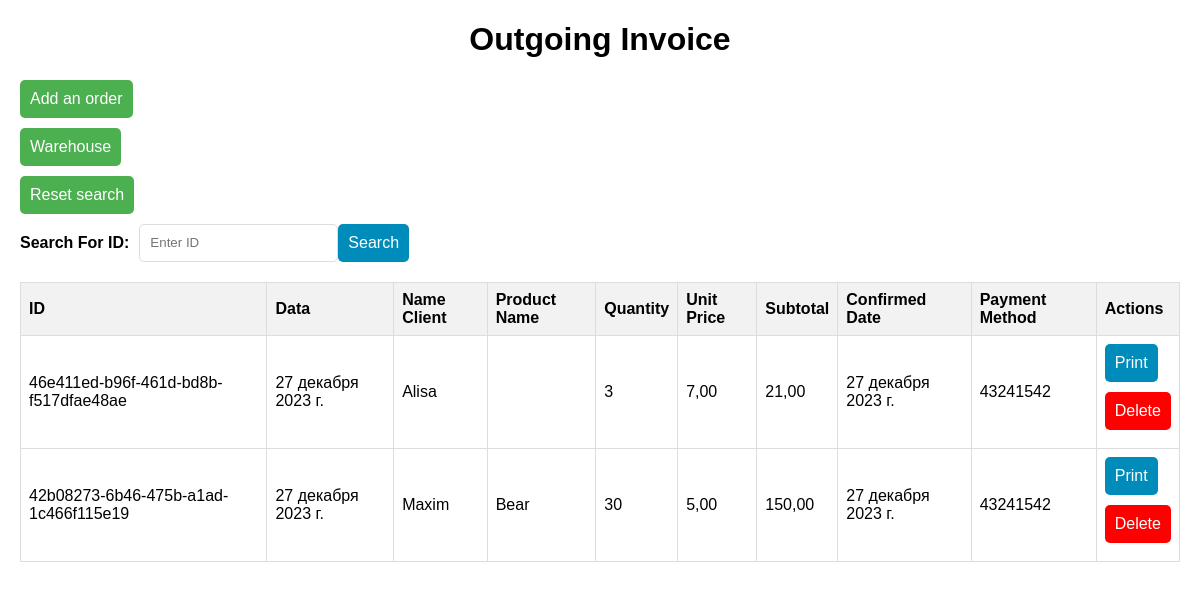
The app's page /order_list/ with its own data.
### main/models.py (models this page shows, shortened)
class Order(models.Model):
    order_id = models.UUIDField(primary_key=True, default=uuid.uuid4, editable=False)
    product = models.ForeignKey(Inventory, on_delete=models.SET_NULL, null=True, related_name='orders')
    order_date = models.DateField(null=False, auto_now_add=True, editable=False)
    name_client = models.CharField(max_length=255, null=False)
    quantity = models.IntegerField(null=False, default=1)
    unit_price = models.DecimalField(max_digits=10, decimal_places=2, null=False, editable=False)
    subtotal = models.DecimalField(max_digits=10, decimal_places=2, null=False)

class Invoice(models.Model):
    invoice_id = models.AutoField(primary_key=True)
    order = models.ForeignKey(Order, on_delete=models.CASCADE, related_name="invoices")
    confirmed_date = models.DateField(auto_now_add=True, null=False)
    payment_method = models.CharField(max_length=255, null=False)

class Inventory(models.Model):
    inventory_id = models.UUIDField(primary_key=True, default=uuid.uuid4, editable=False)
    name = models.CharField(max_length=255, null=False)
    quantity = models.IntegerField(null=False)
    cost = models.DecimalField(max_digits=10, decimal_places=2, null=False)
    subtotal = models.DecimalField(max_digits=10, decimal_places=2, null=False)
    entry_date = models.DateField(null=False, auto_now_add=True)

### main/views.py (the view)
# urls.py: path('order_list/', list_Order, name='list_Order'),
def list_Order(request):
    orders_invoices = Order.objects.prefetch_related('invoices').all()
    return render(request, 'main/List_Order.html', {'orders_invoices': orders_invoices})

### main/templates/main/List_Order.html (shortened to what this page needs)
<!DOCTYPE html>
<html lang="en">
<head>
</head>
<body>
<h1>Outgoing Invoice</h1>
<form method="get" action="{% url 'create_order' %}">
    <button class="add-order-button" type="submit">Add an order</button>
</form>
<form method="get" action="{% url 'List_inventory' %}">
    <button class="warehouse-button" type="submit">Warehouse</button>
</form>
<form class="reset-form" method="get" action="{% url 'list_Order' %}">
    <button class="reset-button" type="submit">Reset search</button>
</form>
<form class="search-form" method="get" action="{% url 'search_orders' %}">
    <label for="search_id">Search For ID:</label>
    <input type="text" id="search_id" name="search_id" placeholder="Enter ID">
    <button class="search-button" type="submit">Search</button>
</form>
<table>
    <thead>
        <tr>
            <th>ID</th>
            <th>Data</th>
            <th>Name Client</th>
            <th>Product Name</th>
            <th>Quantity</th>
            <th>Unit Price</th>
            <th>Subtotal</th>
            <th>Confirmed Date</th>
            <th>Payment Method</th>
            <th>Actions</th>
        </tr>
    </thead>
    <tbody>
        {% for order in orders_invoices %}
            <tr>
                <td>{{ order.order_id }}</td>
                <td>{{ order.order_date }}</td>
                <td>{{ order.name_client }}</td>
                <td>{{ order.product.name }}</td>
                <td>{{ order.quantity }}</td>
                <td>{{ order.unit_price }}</td>
                <td>{{ order.subtotal }}</td>
                {% for invoice in order.invoices.all %}
                    <td>{{ invoice.confirmed_date }}</td>
                    <td>{{ invoice.payment_method }}</td>
                {% endfor %}
                <td>
                    <form method="get" action="{% url 'print_document' order_id=order.order_id %}" target="_blank">
                        <button class="print-button" type="submit">Print</button>
                    </form>
                    <form method="post" action="{% url 'delete_order' order_id=order.order_id %}">
                        <button class="delete-button" type="submit">Delete</button>
                    </form>
                </td>
            </tr>
        {% endfor %}
    </tbody>
</table>
</body>
</html>

### main/templates/main/List_Order.html (style rules this page uses)
body { font-family: Arial, sans-serif; margin: 20px; }
h1 { text-align: center; }
table { width: 100%; border-collapse: collapse; margin-top: 20px; }
th, td { border: 1px solid #ddd; padding: 8px; text-align: left; }
th { background-color: #f2f2f2; }
form { margin-bottom: 10px; }
button { cursor: pointer; padding: 10px; border: none; border-radius: 5px; font-size: 16px; }
.add-order-button, .warehouse-button { background-color: #4CAF50; color: #fff; }
.print-button { background-color: #008CBA; color: #fff; }
.delete-button { background-color: #FF0000; color: #fff; }
.search-form { display: flex; margin-bottom: 20px; }
.search-form label { margin-right: 10px; font-weight: bold; margin-top: 10px; vertical-align: middle; display: inline-block; }
.search-form input { padding: 10px; border: 1px solid #ddd; border-radius: 5px; }
.search-form .search-button { background-color: #008CBA; color: #fff; border: none; cursor: pointer; }
.reset-form { display: flex; }
.reset-form .reset-button { background-color: #4CAF50; color: #fff; border: none; padding: 10px; border-radius: 5px; cursor: pointer; }

### records on screen
Order: order_id "46e411ed-b96f-461d-bd8b-f517dfae48ae", order_date "27 декабря 2023 г.", name_client "Alisa", quantity "3", unit_price "7,00", subtotal "21,00"
Invoice: confirmed_date "27 декабря 2023 г.", payment_method "43241542"
Order: order_id "42b08273-6b46-475b-a1ad-1c466f115e19", order_date "27 декабря 2023 г.", name_client "Maxim", product.name "Bear", quantity "30", unit_price "5,00", subtotal "150,00"
Invoice: confirmed_date "27 декабря 2023 г.", payment_method "43241542"
